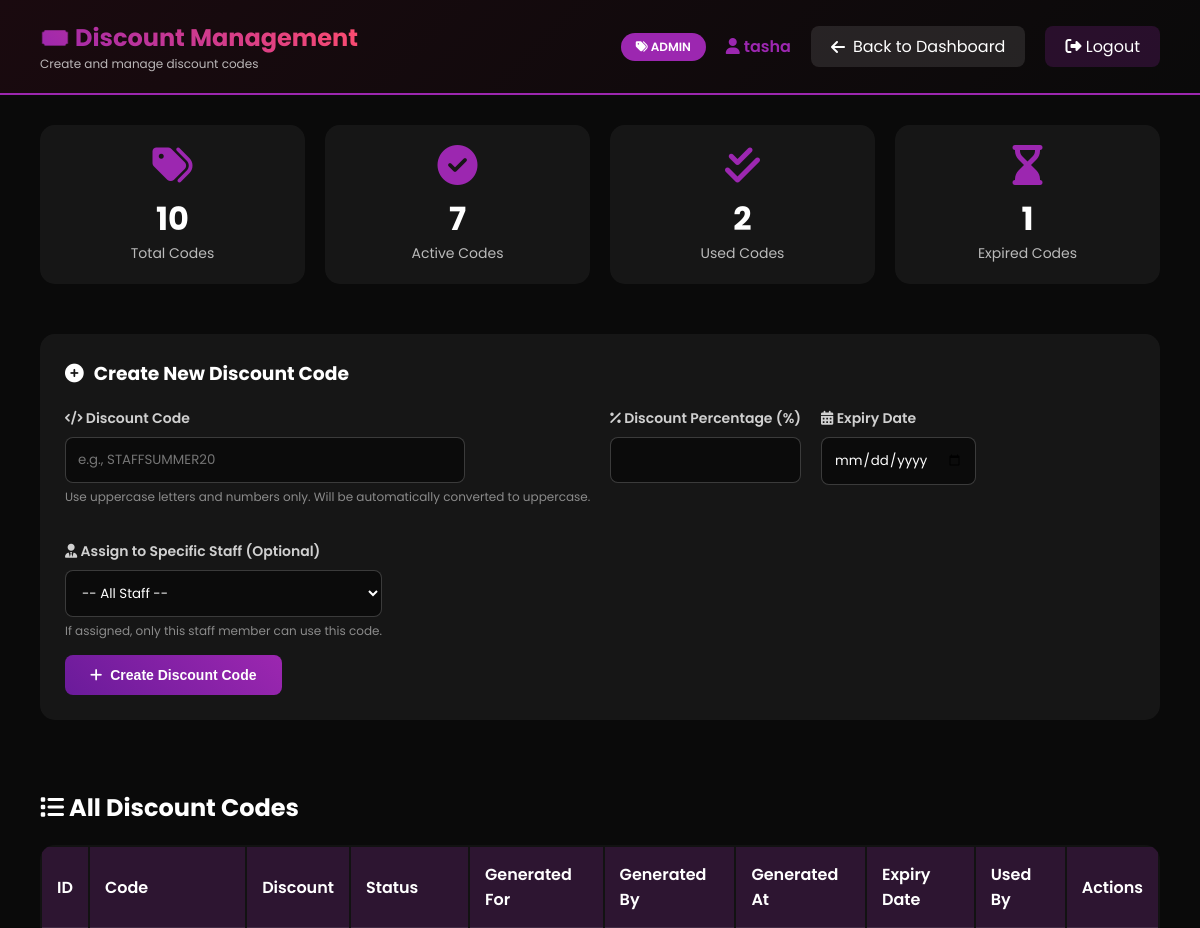
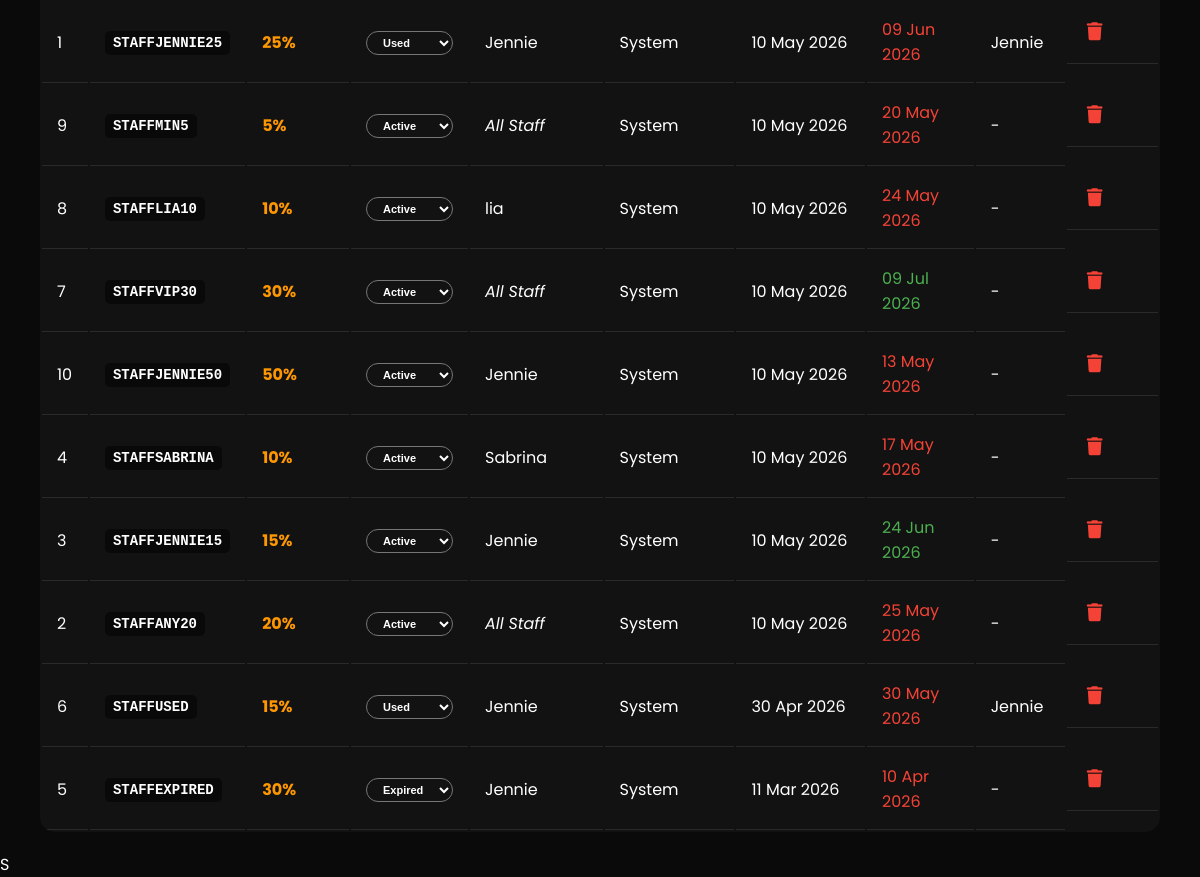
/discount_management.php (signed in), run on the app's committed database (2 pictures, top to bottom).
### tables this page shows
CREATE TABLE `discount_codes` (
  `code_id` int(11) NOT NULL,
  `code` varchar(20) NOT NULL,
  `discount_percent` int(11) NOT NULL DEFAULT 15,
  `status` enum('active','used','expired') DEFAULT 'active',
  `generated_for` int(11) DEFAULT NULL,
  `generated_by` int(11) DEFAULT NULL,
  `generated_at` timestamp NOT NULL DEFAULT current_timestamp(),
  `used_at` timestamp NULL DEFAULT NULL,
  `used_by` int(11) DEFAULT NULL,
  `expiry_date` date DEFAULT NULL
);

CREATE TABLE `users` (
  `user_id` int(11) NOT NULL,
  `username` varchar(50) DEFAULT NULL,
  `email` varchar(100) DEFAULT NULL,
  `password` varchar(50) DEFAULT NULL,
  `role` enum('user','staff','admin') DEFAULT 'user',
  `early_access` tinyint(1) DEFAULT 0,
  `early_access_days` int(11) DEFAULT NULL
);

### discount_management.php (the view, shortened to what this page needs)
<?php
include 'db.php';
$username = $_SESSION['username'] ?? 'Staff';
$role = $_SESSION['role'] ?? 'staff';
$sql = "SELECT dc.*,
        u1.username as generated_by_name,
        u2.username as generated_for_name,
        u3.username as used_by_name
        FROM discount_codes dc
        LEFT JOIN users u1 ON dc.generated_by = u1.user_id
        LEFT JOIN users u2 ON dc.generated_for = u2.user_id
        LEFT JOIN users u3 ON dc.used_by = u3.user_id
        ORDER BY dc.generated_at DESC";
$result = $conn->query($sql);
$discounts = $result->fetch_all(MYSQLI_ASSOC);
$stats_sql = "SELECT
                COUNT(*) as total_codes,
                SUM(CASE WHEN status = 'active' THEN 1 ELSE 0 END) as active_codes,
                SUM(CASE WHEN status = 'used' THEN 1 ELSE 0 END) as used_codes,
                SUM(CASE WHEN status = 'expired' THEN 1 ELSE 0 END) as expired_codes
              FROM discount_codes";
$stats_result = $conn->query($stats_sql);
$stats = $stats_result->fetch_assoc();
?>
<!DOCTYPE html>
<html lang="en">
<head>
    <link rel="stylesheet" href="https://cdnjs.cloudflare.com/ajax/libs/font-awesome/6.4.0/css/all.min.css">
</head>
<body>
    <div class="staff-header">
        <div class="logo">
            <h1>🎟️ Discount Management</h1>
            <p>Create and manage discount codes</p>
        </div>
        <div class="user-info">
            <span class="staff-badge"><i class="fas fa-tags"></i>
                <?php echo $role === 'admin' ? 'ADMIN' : 'STAFF'; ?>
            </span>
            <span class="username"><i class="fas fa-user"></i> <?php echo htmlspecialchars($username); ?></span>
            <a href="staff_homepage.php" class="back-btn"><i class="fas fa-arrow-left"></i> Back to Dashboard</a>
            <a href="logout.php" class="logout-btn"><i class="fas fa-sign-out-alt"></i> Logout</a>
        </div>
    </div>
    <div class="stats-container">
        <div class="stat-card">
            <i class="fas fa-tags"></i>
            <div class="number"><?php echo $stats['total_codes']; ?></div>
            <div class="label">Total Codes</div>
        </div>
        <div class="stat-card">
            <i class="fas fa-check-circle"></i>
            <div class="number"><?php echo $stats['active_codes']; ?></div>
            <div class="label">Active Codes</div>
        </div>
        <div class="stat-card">
            <i class="fas fa-check-double"></i>
            <div class="number"><?php echo $stats['used_codes']; ?></div>
            <div class="label">Used Codes</div>
        </div>
        <div class="stat-card">
            <i class="fas fa-hourglass-end"></i>
            <div class="number"><?php echo $stats['expired_codes']; ?></div>
            <div class="label">Expired Codes</div>
        </div>
    </div>
    <div class="form-section">
        <div class="form-card">
            <h3><i class="fas fa-plus-circle"></i> Create New Discount Code</h3>
            <form method="POST">
                <div class="form-row">
                    <div class="form-group">
                        <label><i class="fas fa-code"></i> Discount Code</label>
                        <input type="text" name="code" placeholder="e.g., STAFFSUMMER20" required
                               pattern="[A-Za-z0-9]+" title="Only letters and numbers">
                        <div class="info-text">Use uppercase letters and numbers only. Will be automatically converted to uppercase.</div>
                    </div>
                    <div class="form-group">
                        <label><i class="fas fa-percent"></i> Discount Percentage (%)</label>
                        <input type="number" name="discount_percent" min="1" max="100" required>
                    </div>
                    <div class="form-group">
                        <label><i class="fas fa-calendar-alt"></i> Expiry Date</label>
                        <input type="date" name="expiry_date" required>
                    </div>
                    <div class="form-group">
                        <label><i class="fas fa-user-tie"></i> Assign to Specific Staff (Optional)</label>
                        <select name="generated_for">
                            <option value="">-- All Staff --</option>
                        </select>
                        <div class="info-text">If assigned, only this staff member can use this code.</div>
                    </div>
                </div>
                <button type="submit" name="add_discount" class="btn btn-primary">
                    <i class="fas fa-plus"></i> Create Discount Code
                </button>
            </form>
        </div>
    </div>
    <div class="discounts-section">
        <h2 style="margin-bottom: 20px;"><i class="fas fa-list"></i> All Discount Codes</h2>
        <div class="discounts-table">
            <table>
                <thead>
                    <tr>
                        <th>ID</th>
                        <th>Code</th>
                        <th>Discount</th>
                        <th>Status</th>
                        <th>Generated For</th>
                        <th>Generated By</th>
                        <th>Generated At</th>
                        <th>Expiry Date</th>
                        <th>Used By</th>
                        <th>Actions</th>
                    </tr>
                </thead>
                <tbody>
                    <?php foreach ($discounts as $discount): ?>
                    <tr>
                        <td><?php echo $discount['code_id']; ?></td>
                        <td><span class="code-display"><?php echo htmlspecialchars($discount['code']); ?></span></td>
                        <td><span class="discount-percent"><?php echo $discount['discount_percent']; ?>%</span></td>
                        <td>
                            <form method="POST" style="display: inline;">
                                <select name="status" class="status-badge" style="background: transparent;" onchange="this.form.submit()">
                                    <option value="active" <?php echo $discount['status'] == 'active' ? 'selected' : ''; ?> class="status-active">Active</option>
                                    <option value="used" <?php echo $discount['status'] == 'used' ? 'selected' : ''; ?> class="status-used">Used</option>
                                    <option value="expired" <?php echo $discount['status'] == 'expired' ? 'selected' : ''; ?> class="status-expired">Expired</option>
                                </select>
                            </form>
                        </td>
                        <td><?php echo $discount['generated_for'] ? htmlspecialchars($discount['generated_for_name']) : '<em>All Staff</em>'; ?></td>
                        <td><?php echo htmlspecialchars($discount['generated_by_name'] ?? 'System'); ?></td>
                        <td><?php echo date('d M Y', strtotime($discount['generated_at'])); ?></td>
                        <td style="color: <?php echo strtotime($discount['expiry_date']) < time() ? '#f44336' : '#4CAF50'; ?>">
                            <?php echo date('d M Y', strtotime($discount['expiry_date'])); ?>
                        </td>
                        <td><?php echo $discount['used_by'] ? htmlspecialchars($discount['used_by_name']) : '-'; ?></td>
                        <td class="action-icons">
                            <?php if ($role === 'admin'): ?>
                            <button onclick="confirmDelete(<?php echo $discount['code_id']; ?>, '<?php echo htmlspecialchars($discount['code']); ?>')" class="delete" title="Delete">
                                <i class="fas fa-trash"></i>
                            </button>
                            <?php else: ?>
                            <span style="opacity: 0.5;" title="Only admins can delete"><i class="fas fa-lock"></i></span>
                            <?php endif; ?>
                        </td>
                    </tr>
                    <?php endforeach; ?>
                </tbody>
            </table>
        </div>
    </div>
</body>
</html>S

### discount_management.php (style rules this page uses)
* { margin: 0; padding: 0; box-sizing: border-box; }
body { font-family: 'Poppins', sans-serif; background: #0a0a0a; color: white; }
.staff-header { background: linear-gradient(135deg, #1a0a0f 0%, #0a0a0a 100%); padding: 20px 40px; border-bottom: 2px solid #9c27b0; display: flex; justify-content: space-between; align-items: center; flex-wrap: wrap; gap: 20px; }
.logo h1 { font-size: 24px; background: linear-gradient(45deg, #9c27b0, #ff4d6d); -webkit-background-clip: text; -webkit-text-fill-color: transparent; }
.logo p { font-size: 12px; opacity: 0.7; }
.staff-badge { background: #9c27b0; padding: 5px 15px; border-radius: 20px; font-size: 12px; font-weight: 600; }
.user-info { display: flex; align-items: center; gap: 20px; }
.user-info .username { color: #9c27b0; font-weight: 600; }
.logout-btn { background: rgba(156,39,176,0.2); padding: 8px 20px; border-radius: 8px; text-decoration: none; color: white; transition: 0.3s; }
.back-btn { background: rgba(255,255,255,0.1); padding: 8px 20px; border-radius: 8px; text-decoration: none; color: white; transition: 0.3s; display: inline-flex; align-items: center; gap: 8px; }
.stats-container { display: grid; grid-template-columns: repeat(auto-fit, minmax(200px, 1fr)); gap: 20px; padding: 30px 40px; }
.stat-card { background: rgba(255,255,255,0.05); padding: 20px; border-radius: 15px; text-align: center; transition: 0.3s; }
.stat-card i { font-size: 40px; color: #9c27b0; margin-bottom: 10px; }
.stat-card .number { font-size: 32px; font-weight: 700; }
.stat-card .label { font-size: 14px; opacity: 0.7; }
.form-section { padding: 20px 40px; }
.form-card { background: rgba(255,255,255,0.05); border-radius: 15px; padding: 25px; margin-bottom: 30px; }
.form-card h3 { margin-bottom: 20px; display: flex; align-items: center; gap: 10px; }
.form-group { margin-bottom: 15px; }
.form-group label { display: block; margin-bottom: 8px; font-size: 14px; font-weight: 600; color: rgba(255,255,255,0.8); }
.form-group input, .form-group select { width: 100%; max-width: 400px; padding: 12px; border-radius: 8px; border: 1px solid rgba(255,255,255,0.2); background: rgba(0,0,0,0.5); color: white; font-family: 'Poppins', sans-serif; }
.form-row { display: flex; gap: 20px; flex-wrap: wrap; }
.btn { padding: 12px 25px; border: none; border-radius: 8px; cursor: pointer; font-size: 14px; font-weight: 600; transition: 0.3s; text-decoration: none; display: inline-flex; align-items: center; gap: 8px; }
.btn-primary { background: linear-gradient(45deg, #6a1b9a, #9c27b0); color: white; }
.discounts-section { padding: 20px 40px; }
.discounts-table { width: 100%; overflow-x: auto; }
table { width: 100%; background: rgba(255,255,255,0.03); border-radius: 15px; overflow: hidden; }
th, td { padding: 15px; text-align: left; border-bottom: 1px solid rgba(255,255,255,0.1); }
th { background: rgba(156,39,176,0.2); font-weight: 600; }
.status-badge { display: inline-block; color: white; padding: 4px 12px; border-radius: 20px; font-size: 11px; font-weight: 600; }
.status-active { background: #4CAF50; }
.status-used { background: #9c27b0; }
.status-expired { background: #f44336; }
.code-display { font-family: monospace; font-size: 14px; font-weight: 700; background: rgba(0,0,0,0.5); padding: 4px 8px; border-radius: 5px; display: inline-block; }
.discount-percent { color: #ff9800; font-weight: 700; }
.action-icons { display: flex; gap: 10px; }
.action-icons button { background: none; border: none; cursor: pointer; font-size: 18px; padding: 5px; transition: 0.3s; }
.action-icons .delete { color: #f44336; }
.info-text { font-size: 12px; color: rgba(255,255,255,0.5); margin-top: 5px; }

### data on the page
discount_codes: code_id "1", code "STAFFJENNIE25", discount_percent "25", status "Used", generated_for.username "Jennie", generated_by_name "System", generated_at "10 May 2026", expiry_date "09 Jun 2026"
discount_codes: code_id "9", code "STAFFMIN5", discount_percent "5", status "Active", shows "All Staff", generated_by_name "System", generated_at "10 May 2026", expiry_date "20 May 2026"
discount_codes: code_id "8", code "STAFFLIA10", discount_percent "10", status "Active", generated_for.username "lia", generated_by_name "System", generated_at "10 May 2026", expiry_date "24 May 2026"
discount_codes: code_id "7", code "STAFFVIP30", discount_percent "30", status "Active", shows "All Staff", generated_by_name "System", generated_at "10 May 2026", expiry_date "09 Jul 2026"
discount_codes: code_id "10", code "STAFFJENNIE50", discount_percent "50", status "Active", generated_for.username "Jennie", generated_by_name "System", generated_at "10 May 2026", expiry_date "13 May 2026"
discount_codes: code_id "4", code "STAFFSABRINA", discount_percent "10", status "Active", generated_for.username "Sabrina", generated_by_name "System", generated_at "10 May 2026", expiry_date "17 May 2026"
discount_codes: code_id "3", code "STAFFJENNIE15", discount_percent "15", status "Active", generated_for.username "Jennie", generated_by_name "System", generated_at "10 May 2026", expiry_date "24 Jun 2026"
discount_codes: code_id "2", code "STAFFANY20", discount_percent "20", status "Active", shows "All Staff", generated_by_name "System", generated_at "10 May 2026", expiry_date "25 May 2026"
discount_codes: code_id "6", code "STAFFUSED", discount_percent "15", status "Used", generated_for.username "Jennie", generated_by_name "System", generated_at "30 Apr 2026", expiry_date "30 May 2026"
discount_codes: code_id "5", code "STAFFEXPIRED", discount_percent "30", status "Expired", generated_for.username "Jennie", generated_by_name "System", generated_at "11 Mar 2026", expiry_date "10 Apr 2026"

### other printed values
$username "tasha"
$stats['total_codes'] "10"
$stats['active_codes'] "7"
$stats['used_codes'] "2"
$stats['expired_codes'] "1"
